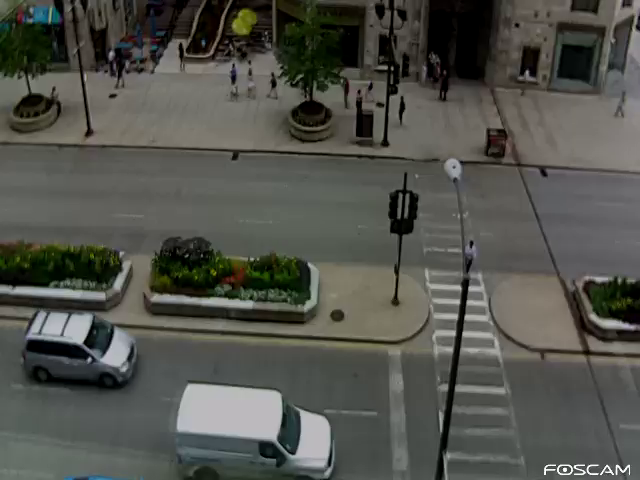
#> input picture frame 0 of picamera/VehicleCounting-master/flow.avi, 640 x 480 px, given in place of rec2_8s.h264, which was not available
$ python main.py   (older library calls are emulated)
#> lines starting #> are read from the running program, lines starting #| are printed output that depends on the picture; after the words box and inside, x2 and y2 are one past the last pixel; in counts of white or black regions, pixels touching at a corner belong together; pictures that were not available may be replaced by others from this repository, and a replacement may not be noted
### picamera/test/vehicle_counter.py
import logging
import math

import cv2
import numpy as np

# ============================================================================

CAR_COLOURS = [ (0,0,255), (0,106,255), (0,216,255), (0,255,182), (0,255,76)
    , (144,255,0), (255,255,0), (255,148,0), (255,0,178), (220,0,255) ]

# ============================================================================

class Vehicle(object):
    def __init__(self, id, position):
        self.id = id
        self.positions = [position]
        self.frames_since_seen = 0
        self.counted1 = False
        self.counted2 = False
        self.counted3 = False
        self.counted4 = False
        self.counted5 = False
        self.counted6 = False

    def add_position(self, new_position):
        self.positions.append(new_position)
        self.frames_since_seen = 0

    def draw(self, output_image):
        car_colour = CAR_COLOURS[self.id % len(CAR_COLOURS)]
        for point in self.positions:
            cv2.circle(output_image, point, 2, car_colour, -1)
            cv2.polylines(output_image, [np.int32(self.positions)]
                , False, car_colour, 1)


# ============================================================================

class VehicleCounter(object):
    def __init__(self, shape, divider1, divider2, divider3, divider4, divider5, divider6):

        #self.height, self.width = shape

        self.divider1a_x, self.divider1a_y = divider1[0][0], divider1[0][1]
        self.divider1b_x, self.divider1b_y = divider1[1][0], divider1[1][1]
        self.divider2a_x, self.divider2a_y = divider2[0][0], divider2[0][1]
        self.divider2b_x, self.divider2b_y = divider2[1][0], divider2[1][1]
        self.divider3a_x, self.divider3a_y = divider3[0][0], divider3[0][1]
        self.divider3b_x, self.divider3b_y = divider3[1][0], divider3[1][1]
        self.divider4a_x, self.divider4a_y = divider4[0][0], divider4[0][1]
        self.divider4b_x, self.divider4b_y = divider4[1][0], divider4[1][1]
        self.divider5a_x, self.divider5a_y = divider5[0][0], divider5[0][1]
        self.divider5b_x, self.divider5b_y = divider5[1][0], divider5[1][1]
        self.divider6a_x, self.divider6a_y = divider6[0][0], divider6[0][1]
        self.divider6b_x, self.divider6b_y = divider6[1][0], divider6[1][1]

        self.vehicles = []
        self.next_vehicle_id = 0
        self.vehicle_count1 = 0
        self.vehicle_count2 = 0
        self.vehicle_count3 = 0
        self.vehicle_count4 = 0
        self.vehicle_count5 = 0
        self.vehicle_count6 = 0
        self.max_unseen_frames = 3

    # [53 lines left out: functions get_vector, is_valid_vector, update_vehicle, not called in this run]


    def update_count(self, matches, k, output_image = None):

        # First update all the existing vehicles
        for vehicle in self.vehicles:
            i = self.update_vehicle(vehicle, matches, k)
            if i is not None:
                del matches[i]

        # Add new vehicles based on the remaining matches
        for match in matches:
            centroid = match
            new_vehicle = Vehicle(self.next_vehicle_id, centroid)
            self.next_vehicle_id += 1
            self.vehicles.append(new_vehicle)

        # Count any uncounted vehicles that are past the divider
        for vehicle in self.vehicles:
            if not vehicle.counted1 and len(vehicle.positions) > 1 and (vehicle.positions[-1][0] > self.divider1a_x > vehicle.positions[-2][0]) and  self.divider1a_y > vehicle.positions[-1][1] > self.divider1b_y:
                #print vehicle.last_position
                self.vehicle_count1 += 1
                vehicle.counted1 = True
            if not vehicle.counted2 and len(vehicle.positions) > 1 and (vehicle.positions[-1][0] > self.divider2a_x > vehicle.positions[-2][0]) and self.divider2a_y > vehicle.positions[-1][1] > self.divider2b_y:
                self.vehicle_count2 += 1
                vehicle.counted2 = True
            if not vehicle.counted3 and len(vehicle.positions) > 1 and (vehicle.positions[-1][0] > self.divider3a_x > vehicle.positions[-2][0]) and self.divider3a_y > vehicle.positions[-1][1] > self.divider3b_y:
                self.vehicle_count3 += 1
                vehicle.counted3 = True
            if not vehicle.counted4 and len(vehicle.positions) > 1 and (vehicle.positions[-1][0] < self.divider4a_x < vehicle.positions[-2][0]) and self.divider4a_y > vehicle.positions[-1][1] > self.divider4b_y:
                self.vehicle_count4 += 1
                vehicle.counted4 = True
            if not vehicle.counted5 and len(vehicle.positions) > 1 and (vehicle.positions[-1][0] < self.divider5a_x < vehicle.positions[-2][0]) and self.divider5a_y > vehicle.positions[-1][1] > self.divider5b_y:
                self.vehicle_count5 += 1
                vehicle.counted5 = True
            if not vehicle.counted6 and len(vehicle.positions) > 1 and (vehicle.positions[-1][0] < self.divider6a_x < vehicle.positions[-2][0]) and self.divider6a_y > vehicle.positions[-1][1] > self.divider6b_y:
                self.vehicle_count6 += 1
                vehicle.counted6 = True
        # Optionally draw the vehicles on an image
        if output_image is not None:
            for vehicle in self.vehicles:
                vehicle.draw(output_image)

                cv2.putText(output_image, ("%02d" % self.vehicle_count1), (42, 10)
                     , cv2.FONT_HERSHEY_PLAIN, 0.7, (127, 255, 255), 1)
                cv2.putText(output_image, ("%02d" % self.vehicle_count2), (142, 10)
                     , cv2.FONT_HERSHEY_PLAIN, 0.7, (127, 255, 255), 1)
                cv2.putText(output_image, ("%02d" % self.vehicle_count3), (242, 10)
                     , cv2.FONT_HERSHEY_PLAIN, 0.7, (127, 255, 255), 1)
                cv2.putText(output_image, ("%02d" % self.vehicle_count4), (342, 10)
                     , cv2.FONT_HERSHEY_PLAIN, 0.7, (127, 255, 255), 1)
                cv2.putText(output_image, ("%02d" % self.vehicle_count5), (442, 10)
                     , cv2.FONT_HERSHEY_PLAIN, 0.7, (127, 255, 255), 1)
                cv2.putText(output_image, ("%02d" % self.vehicle_count6), (542, 10)
                     , cv2.FONT_HERSHEY_PLAIN, 0.7, (127, 255, 255), 1)

            print ("VEHICLE1:",self.vehicle_count1)
            print ("VEHICLE2:",self.vehicle_count2)
            print ("VEHICLE3:",self.vehicle_count3)
            print ("VEHICLE4:",self.vehicle_count4)
            print ("VEHICLE5:",self.vehicle_count5)
            print ("VEHICLE6:",self.vehicle_count6)

##            cv2.putText(output_image, ("%02d" % ((self.vehicle_count + self.vehicle_count2) / 2)), (242, 10)
##                , cv2.FONT_HERSHEY_PLAIN, 0.7, (127, 255, 255), 1)
        # Remove vehicles that have not been seen long enough
        removed = [ v.id for v in self.vehicles
            if v.frames_since_seen >= self.max_unseen_frames ]
        self.vehicles[:] = [ v for v in self.vehicles
            if not v.frames_since_seen >= self.max_unseen_frames ]
        for id in removed:
            break

### picamera/test/main.py
import os
import sys
import math
import cv2
import numpy as np
import time

#from picamera import PiCamera
#from picamera.array import PiRGBArray
from vehicle_counter import VehicleCounter

# ============================================================================

URL = '../../vid/rec2_8s.h264'

# Colours for drawing on processed frames
DIVIDER_COLOUR = (255, 255, 0)
BOUNDING_BOX_COLOUR = (255, 0, 0)
CENTROID_COLOUR = (0, 0, 255)

# Set the percentage of the resizing
K = 0.5

# Read one frame of the video to get the scale of the frame
cap = cv2.VideoCapture(URL)
while True:
    ret, frame = cap.read()
#> frame is the input picture: shape (480, 640, 3); mean B, G, R 76.3, 82.8, 81.8
    if ret:
        frame = cv2.resize(frame, (0, 0), fx = K, fy = K)
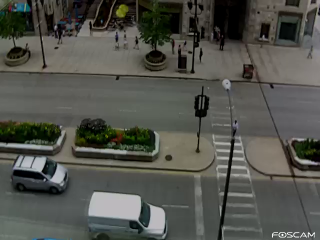
#> frame: shape (240, 320, 3); mean B, G, R 76.4, 82.9, 81.9
        height = frame.shape[0]
#> height = 240
        length = frame.shape[1]
#> length = 320
        print (height, length)
#| 240 320
        break
    else:
        print ('no frame')
cap.release()


#height = frame.shape[0]
#length = frame.shape[1]
#INSERTED VALUES - joedoe
height = 360
length = 240

# Set the 6 dividers, formed by 1_A and 1_B
#INSERTED INT() - joedoe
DIVIDER1 = (DIVIDER1_A, DIVIDER1_B) = ((int(length / 3), height), (int(length / 3), int(290 * K)))
DIVIDER2 = (DIVIDER2_A, DIVIDER2_B) = ((int(length / 2), height), (int(length / 2), int(290 * K)))
DIVIDER3 = (DIVIDER3_A, DIVIDER3_B) = ((int(length / 3 * 2), height), (int(length / 3 * 2), int(290 * K)))
DIVIDER4 = (DIVIDER4_A, DIVIDER4_B) = ((int(length / 6), int(250 * K)), (int(length / 6), int(140 * K)))
DIVIDER5 = (DIVIDER5_A, DIVIDER5_B) = ((int(length / 3), int(250 * K)), (int(length / 3), int(140 * K)))
DIVIDER6 = (DIVIDER6_A, DIVIDER6_B) = ((int(length / 5 * 4), int(250 * K)), (int(length / 5 * 4), int(140 * K)))


# ============================================================================

def get_centroid(x, y, w, h):
    x1 = int(w / 2)
    y1 = int(h / 2)

    cx = x + x1
    cy = y + y1

    return (cx, cy)

# ============================================================================


def combined_nearby_centroid(centroid_pool):
    centroid_combined = []
    for (i, centroid) in enumerate(centroid_pool):
        flag = 0
        for entry in centroid_combined:
            if centroid in entry:
                flag = 1
                break
        if flag == 0:
            centroid_combined.append([centroid])
        for j in range(i, len(centroid_pool)):
            if abs(centroid[0] - centroid_pool[j][0]) < int(100 * K) and abs(centroid[1] - centroid_pool[j][1]) < int(40 * K):
                for entry in centroid_combined:
                    if centroid in entry and centroid_pool[j] not in entry:
                        entry.append(centroid_pool[j])
    return centroid_combined

def detect_vehicles(fg_mask):

    MIN_CONTOUR_WIDTH = 15 * K
    MIN_CONTOUR_HEIGHT = 15 * K

    # Find the contours of any vehicles in the image
    imagex, contours, hierarchy = cv2.findContours(fg_mask, cv2.RETR_EXTERNAL, cv2.CHAIN_APPROX_SIMPLE)

    matches = []
    centroid_aftercal = []
    for (i, contour) in enumerate(contours):
        #print contours
        (x, y, w, h) = cv2.boundingRect(contour)
        contour_valid = (w >= MIN_CONTOUR_WIDTH) and (h >= MIN_CONTOUR_HEIGHT)

        if not contour_valid:
            continue

        centroid = get_centroid(x, y, w, h)

        matches.append(centroid)
    print ("MATCHES:", matches)
    centroid_combined = combined_nearby_centroid(matches)
    for entry in centroid_combined:
                tempx = []
                tempy = []
                for centroid in entry:
                    tempx.append(centroid[0])
                    tempy.append(centroid[1])
                #INSERTED INT() - joedoe
                centroid_aftercal.append((int(sum(tempx) / len(tempx)), int(sum(tempy) / len(tempy))))
    return centroid_aftercal

# ============================================================================

def filter_mask(fg_mask):
    kernel = cv2.getStructuringElement(cv2.MORPH_ELLIPSE, (3, 3))

    # Fill any small holes
    closing = cv2.morphologyEx(fg_mask, cv2.MORPH_CLOSE, kernel)
    # Remove noise
    #opening = cv2.morphologyEx(closing, cv2.MORPH_OPEN, kernel)

    opening = cv2.morphologyEx(closing, cv2.MORPH_OPEN, kernel)
    # Dilate to merge adjacent blobs
    dilation = cv2.dilate(opening, kernel, iterations = 2)

    return dilation

# ============================================================================

def process_frame(frame, bg_subtractor, car_counter, k):

    # Create a copy of source frame to draw into
#> called with k = 0.5
    processed = frame.copy()

    # Draw dividing line -- we count cars as they cross this line.
    cv2.line(processed, DIVIDER1_A, DIVIDER1_B, DIVIDER_COLOUR, 1)
#> processed: shape (240, 320, 3); 0.12% of pixels changed, all inside (x1, y1, x2, y2) = (80, 145, 81, 240)
    cv2.line(processed, DIVIDER2_A, DIVIDER2_B, DIVIDER_COLOUR, 1)
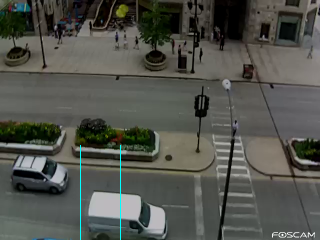
#> processed: shape (240, 320, 3); mean B, G, R 76.8, 83.3, 81.7
    cv2.line(processed, DIVIDER3_A, DIVIDER3_B, DIVIDER_COLOUR, 1)
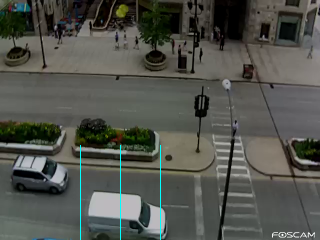
#> processed: shape (240, 320, 3); 0.12% of pixels changed, all inside (x1, y1, x2, y2) = (160, 145, 161, 240)
    cv2.line(processed, DIVIDER4_A, DIVIDER4_B, DIVIDER_COLOUR, 1)
#> processed: shape (240, 320, 3); 0.07% of pixels changed, all inside (x1, y1, x2, y2) = (40, 70, 41, 126)
    cv2.line(processed, DIVIDER5_A, DIVIDER5_B, DIVIDER_COLOUR, 1)
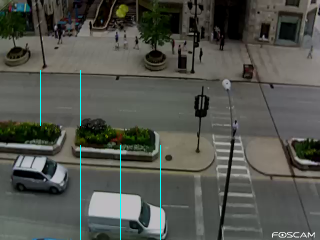
#> processed: shape (240, 320, 3); mean B, G, R 77.2, 83.7, 81.4
    cv2.line(processed, DIVIDER6_A, DIVIDER6_B, DIVIDER_COLOUR, 1)
#> processed: shape (240, 320, 3); 0.07% of pixels changed, all inside (x1, y1, x2, y2) = (192, 70, 193, 126)

    # Remove the background
    fg_mask = bg_subtractor.apply(frame, None, 0.01)
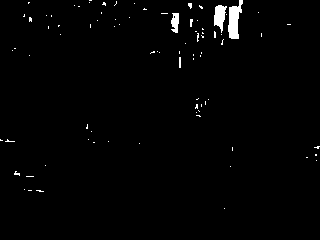
#> fg_mask: shape (240, 320); values 127 (black) and 255 (white), 1.4% white; 85 white regions (81 under 20 px), largest, box (x1, y1, x2, y2) and area: (228, 0, 243, 39) 354, (214, 5, 227, 33) 224, (171, 13, 179, 33) 121, (179, 57, 181, 68) 22
    fg_mask = filter_mask(fg_mask)
#> in filter_mask, `closing = cv2.morphologyEx(fg_mask, cv2.MORPH_CLOSE, kernel)`: closing: shape (240, 320); values 127 (black) and 255 (white), 1.4% white; 81 white regions (77 under 20 px), largest, box (x1, y1, x2, y2) and area: (228, 0, 243, 39) 357, (214, 5, 227, 33) 228, (171, 13, 179, 33) 127, (179, 57, 181, 68) 22
#> in filter_mask, `opening = cv2.morphologyEx(closing, cv2.MORPH_OPEN, kernel)`:
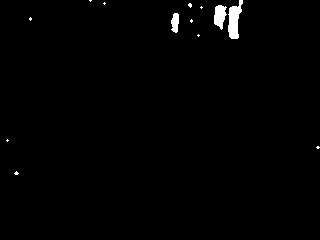
#> opening: shape (240, 320); values 127 (black) and 255 (white), 1% white; 13 white regions (10 under 20 px), largest, box (x1, y1, x2, y2) and area: (228, 0, 243, 39) 353, (214, 5, 227, 30) 220, (171, 13, 179, 33) 123
#> in filter_mask, `dilation = cv2.dilate(opening, kernel, iterations = 2)`:
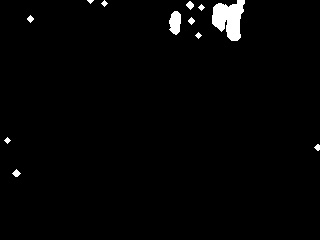
#> dilation: shape (240, 320); values 127 (black) and 255 (white), 1.8% white; 12 white regions (1 under 20 px), largest, box (x1, y1, x2, y2) and area: (212, 0, 245, 41) 876, (169, 11, 181, 35) 221, (186, 1, 194, 10) 44

    matches = detect_vehicles(fg_mask)
#> in detect_vehicles, `imagex, contours, hierarchy = cv2.findContours(fg_mask, cv2.RETR_EXTER..`: contours = [[[0, 0], [0, 239], [319, 239], [319, 0]]]
#> the loop in detect_vehicles, `for (i, contour) in enumerate(contours):` made 1 pass
#> (contour, x, y, w, h, contour_valid, x1 in get_centroid, y1 in get_centroid) on pass 1: ([[0, 0], [0, 239], [319, 239], [319, 0]], 0, 0, 320, 240, True, 160, 120)
#> after the loop in detect_vehicles, `for (i, contour) in enumerate(contours):`: matches = [(160, 120)]
#| MATCHES: [(160, 120)]
#> the loop in combined_nearby_centroid, `for (i, centroid) in enumerate(centroid_pool):` made 1 pass
#> centroid on pass 1: (160, 120)
#> after the loop in combined_nearby_centroid, `for (i, centroid) in enumerate(centroid_pool):`: centroid_combined = [[(160, 120)]]; entry = [(160, 120)]
#> in detect_vehicles, `centroid_combined = combined_nearby_centroid(matches)`: centroid_combined = [[(160, 120)]]
#> the loop in detect_vehicles, `for entry in centroid_combined:` made 1 pass
#> after the loop in detect_vehicles, `for entry in centroid_combined:`: centroid_aftercal = [(160, 120)]
#> matches = [(160, 120)]

    for (i, match) in enumerate(matches):

        centroid = match

        # Mark the bounding box and the centroid on the processed frame
        # NB: Fixed the off-by one in the bottom right corner
        #cv2.rectangle(processed, (x, y), (x + w - 1, y + h - 1), BOUNDING_BOX_COLOUR, 1)
        cv2.circle(processed, centroid, 2, CENTROID_COLOUR, -1)
#> this loop made 1 pass
#> processed: shape (240, 320, 3); mean B, G, R 77.4, 83.9, 81.3

    car_counter.update_count(matches, k, processed)
#> the loop in update_count, `for match in matches:` made 1 pass
#> after the loop in update_count, `for match in matches:`: self.next_vehicle_id = 1; self.vehicles = 1 item
#> the loop in update_count, `for vehicle in self.vehicles:` made 1 pass
#> after the loop in update_count, `for vehicle in self.vehicles:`: self.vehicle_count1 = 0; vehicle.counted1 = False
#> the loop in update_count, `for vehicle in self.vehicles:` made 1 pass
#| VEHICLE1: 0
#| VEHICLE2: 0
#| VEHICLE3: 0
#| VEHICLE4: 0
#| VEHICLE5: 0
#| VEHICLE6: 0
#> in update_count, `removed = [ v.id for v in self.vehicles if v.frames_since_seen >= self..`: removed = []

    return processed
    #return fg_mask
# ============================================================================

def main():
    bg_subtractor = cv2.createBackgroundSubtractorMOG2()

    car_counter = None # Will be created after first frame is captured

    # Set up image source

    #cap = cv2.VideoCapture("flow.mp4")
    cap = cv2.VideoCapture(URL)
    while True:
        ret, frame = cap.read()
        if not ret:
            print ('failed')
        else:
            frame = cv2.resize(frame, (0, 0), fx = K, fy = K)
            if car_counter is None:
                # We do this here, so that we can initialize with actual frame size
                #car_counter = VehicleCounter(frame.shape[:2], frame.shape[1] / 2)
                car_counter = VehicleCounter(frame.shape[:2], DIVIDER1, DIVIDER2, DIVIDER3, DIVIDER4, DIVIDER5, DIVIDER6)
                #print frame.shape
            # Archive raw frames from video to disk for later inspection/testing

            processed = process_frame(frame, bg_subtractor, car_counter, K)

            cv2.imshow('Source Image', frame)
            cv2.imshow('Processed Image', processed)

            # c = cv2.waitKey(10)
            # if c == 27:
            #     break

    cap.release()
    cv2.destroyAllWindows()

# ============================================================================

#INSERTED MAIN2 - joedoe
def main2():
    bg_subtractor = cv2.createBackgroundSubtractorMOG2()

    car_counter = None # Will be created after first frame is captured

    camera = PiCamera()
    camera.resolution = (640, 480)
    camera.framerate = 32
    #camera.rotation = 90
    rawCapture = PiRGBArray(camera, size=(640, 480))
    time.sleep(0.1)

    stream = camera.capture_continuous(rawCapture, format="bgr", use_video_port=True)
    for f in stream:
        frame = f.array

        frame = cv2.resize(frame, (0, 0), fx = K, fy = K)
        if car_counter is None:
            # We do this here, so that we can initialize with actual frame size
            #car_counter = VehicleCounter(frame.shape[:2], frame.shape[1] / 2)
            car_counter = VehicleCounter(frame.shape[:2], DIVIDER1, DIVIDER2, DIVIDER3, DIVIDER4, DIVIDER5, DIVIDER6)
            #print frame.shape
        # Archive raw frames from video to disk for later inspection/testing

        processed = process_frame(frame, bg_subtractor, car_counter, K)

        cv2.imshow("Original", frame)
        cv2.imshow("Result", processed)

        rawCapture.truncate(0)
        if cv2.waitKey(1) & 0xFF == ord("q"):
                break

# ============================================================================

if __name__ == "__main__":

    main()
